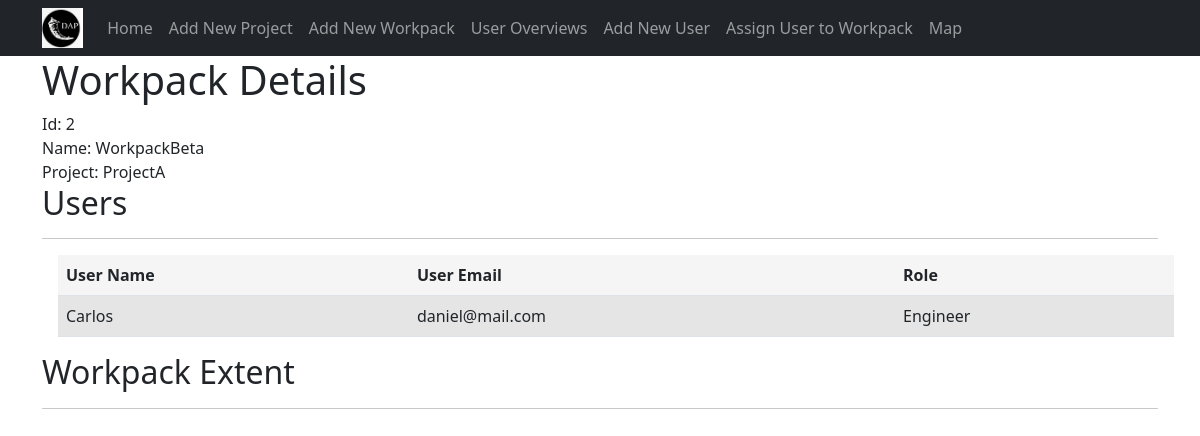
Screenshot of /workpack/2 with the database file from the repository.
### tables this page shows
CREATE TABLE dap_workpack (
	uid integer PRIMARY KEY AUTOINCREMENT,
	workpack_name text,
	project_id integer,
	workpack_extent text
);

CREATE TABLE dap_project (
	uid integer PRIMARY KEY AUTOINCREMENT,
	project_name text,
	project_db text
);

CREATE TABLE dap_user (
	uid integer PRIMARY KEY AUTOINCREMENT,
	user_name text,
	user_email text
);

CREATE TABLE dap_role (
	uid integer PRIMARY KEY AUTOINCREMENT,
	role_name text,
	role_level integer
);

### app.py (the view)
@app.route("/workpack/<int:index>")
def workpack_view(index):
    try:
        workpack = get_specific_workpack(index)
        workpack_details = get_specific_workpack_details(index)
        wkp_headings = ("User Name", "User Email", "Role")
        wkp_data = []
        for row in workpack_details:
            wkp_data.append((row.get('user'),
                            row.get('user_email'),
                            row.get('role'))
                            )
        coords = workpack.get("extent")
        lat = float(coords.split(",")[0])
        lon = float(coords.split(",")[1])
        coords_formatted = (lat,lon
                            )
        coord_dict = {"lat": lat,
                      "lon": lon
                      }
        print (coord_dict)
        return render_template("workpack.html",
                               index=index,
                               workpack=workpack,
                               workpack_details=workpack_details,
                               headings=wkp_headings,
                               data=wkp_data,
                               coords=coord_dict
        )
    except IndexError:
        abort(404)

### app.py (called while the page is built)
@app.teardown_appcontext
def close_connection(exception):
    db = getattr(g, "_database", None)
    if db is not None:
        db.close()

### model.py (called while the page is built)
def get_db():
    db = getattr(g, "_database", None)
    if db is None:
        db = g._database = sqlite3.connect("db/dap_admin.db")
    return db

def get_workpacks():
    conn = get_db()
    c = conn.cursor()
    workpacks_from_db = c.execute("""SELECT w.uid as wkp_id,
                    p.project_name, w.workpack_name, w.workpack_extent
                    FROM
                    dap_project AS p
                    INNER JOIN dap_workpack AS w ON p.uid = w.project_id
                    ORDER BY p.uid
    """)
    workpacks = []
    for row in workpacks_from_db:
        workpack = {
            "id": row[0],
            "project": row[1],
            "workpack": row[2],
            "extent": row[3]
        }
        workpacks.append(workpack)
    return workpacks

def get_specific_workpack(id):
    workpacks = get_workpacks()
    for row in workpacks:
        if row['id'] == id:
            return row

def get_specific_workpack_details(id):
    workpacks = get_workpack_details(id)
    return workpacks

### templates/workpack.html (shortened to what this page needs)
{% extends 'base.html' %}
{% set active_page = 'new_item' %}
{% block content %}
    <h1>Workpack Details </h1>
    Id: {{index}}<br>
    Name: {{workpack.workpack}}<br>
    Project: {{workpack.project}}<br>
<div class="users">
    <h2>Users</h2><hr>
      {% include 'static_table.html' %}
</div>
<div class="map_extent">
    <h2>Workpack Extent</h2><hr>
      {% include 'map.html' %}
{% endblock %}

### templates/static_table.html (shortened to what this page needs)
<!DOCTYPE html>
<html lang="en">
<head>
    <link rel="stylesheet" href="/static/css/style.css" />
</head>
<body>
    <table class="table">
        <tr class="table__header">
            {% for header in headings %}
            <th class="table__cell">  {{ header }}</th>
            {% endfor %}
        </tr>
        {% for row in data %}
        <tr class="table__row">
            {% for cell in row %}
                <td class="table__cell">{{ cell }}</td>
            {% endfor %}
        </tr>
        {% endfor %}
    </table>
</body>
</html>

### static/css/style.css (style rules this page uses)
body { padding-top: 56px; }
.table__row:nth-child(even) { background-color: #e5e5e5; }
.table { border-spacing: 0; margin: 1rem; background-color: #f5f5f5; }
.table__header { text-align: left; }
.table__cell { padding: 8px; }

### rows the page displays
dap_workpack: workpack "WorkpackBeta"
dap_project: project "ProjectA"
dap_user: user_name "Carlos", user_email "daniel@mail.com"
dap_role: role_name "Engineer"

### other values shown
{{ index }} "2"
{{ header }} "User Name" "User Email" "Role"
